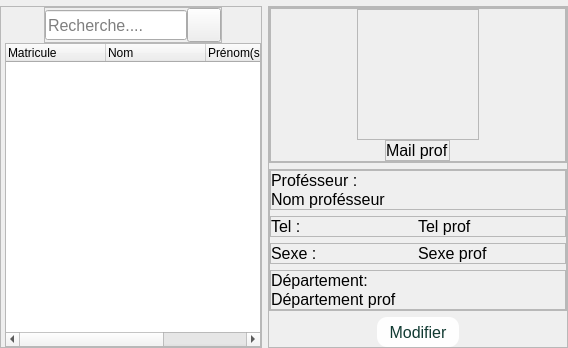
            <widget class="QWidget" name="Professeurs">
             <property name="toolTip">
              <string/>
             </property>
             <attribute name="title">
              <string>Professeurs</string>
             </attribute>
             <layout class="QHBoxLayout" name="horizontalLayout_18">
              <property name="leftMargin">
               <number>0</number>
              </property>
              <property name="topMargin">
               <number>6</number>
              </property>
              <property name="rightMargin">
               <number>0</number>
              </property>
              <property name="bottomMargin">
               <number>0</number>
              </property>
              <item>
               <widget class="QFrame" name="profFrame">
                <property name="frameShape">
                 <enum>QFrame::StyledPanel</enum>
                </property>
                <property name="frameShadow">
                 <enum>QFrame::Raised</enum>
                </property>
                <layout class="QVBoxLayout" name="verticalLayout_10">
                 <property name="spacing">
                  <number>0</number>
                 </property>
                 <property name="leftMargin">
                  <number>4</number>
                 </property>
                 <property name="topMargin">
                  <number>0</number>
                 </property>
                 <property name="rightMargin">
                  <number>0</number>
                 </property>
                 <property name="bottomMargin">
                  <number>0</number>
                 </property>
                 <item alignment="Qt::AlignHCenter">
                  <widget class="QFrame" name="profsubFrame">
                   <property name="frameShape">
                    <enum>QFrame::StyledPanel</enum>
                   </property>
                   <property name="frameShadow">
                    <enum>QFrame::Raised</enum>
                   </property>
                   <layout class="QHBoxLayout" name="horizontalLayout_22">
                    <property name="spacing">
                     <number>0</number>
                    </property>
                    <property name="leftMargin">
                     <number>0</number>
                    </property>
                    <property name="topMargin">
                     <number>0</number>
                    </property>
                    <property name="rightMargin">
                     <number>0</number>
                    </property>
                    <property name="bottomMargin">
                     <number>0</number>
                    </property>
                    <item alignment="Qt::AlignHCenter">
                     <widget class="QLineEdit" name="searchEditProf">
                      <property name="minimumSize">
                       <size>
                        <width>0</width>
                        <height>0</height>
                       </size>
                      </property>
                      <property name="maximumSize">
                       <size>
                        <width>5656</width>
                        <height>30</height>
                       </size>
                      </property>
                      <property name="font">
                       <font>
                        <pointsize>12</pointsize>
                        <weight>50</weight>
                        <bold>false</bold>
                       </font>
                      </property>
                      <property name="toolTip">
                       <string>Rechercher un profésseur
par son matricule ou son nom</string>
                      </property>
                      <property name="text">
                       <string/>
                      </property>
                      <property name="maxLength">
                       <number>17</number>
                      </property>
                      <property name="placeholderText">
                       <string>Recherche....</string>
                      </property>
                      <property name="clearButtonEnabled">
                       <bool>true</bool>
                      </property>
                     </widget>
                    </item>
                    <item>
                     <widget class="QPushButton" name="searchbtnProf">
                      <property name="minimumSize">
                       <size>
                        <width>34</width>
                        <height>34</height>
                       </size>
                      </property>
                      <property name="maximumSize">
                       <size>
                        <width>34</width>
                        <height>34</height>
                       </size>
                      </property>
                      <property name="cursor">
                       <cursorShape>PointingHandCursor</cursorShape>
                      </property>
                      <property name="toolTip">
                       <string>Effectuer la recherche</string>
                      </property>
                      <property name="text">
                       <string/>
                      </property>
                      <property name="icon">
                       <iconset resource="ressources.qrc">
                        <normaloff>:/images/images/search.png</normaloff>:/images/images/search.png</iconset>
                      </property>
                      <property name="iconSize">
                       <size>
                        <width>24</width>
                        <height>24</height>
                       </size>
                      </property>
                     </widget>
                    </item>
                   </layout>
                  </widget>
                 </item>
                 <item>
                  <widget class="QTreeWidget" name="profTreeWidget">
                   <column>
                    <property name="text">
                     <string>Matricule</string>
                    </property>
                   </column>
                   <column>
                    <property name="text">
                     <string>Nom</string>
                    </property>
                   </column>
                   <column>
                    <property name="text">
                     <string>Prénom(s)</string>
                    </property>
                   </column>
                   <column>
                    <property name="text">
                     <string>Département</string>
                    </property>
                   </column>
                  </widget>
                 </item>
                </layout>
               </widget>
              </item>
              <item alignment="Qt::AlignTop">
               <widget class="QFrame" name="profInfoFrame">
                <property name="minimumSize">
                 <size>
                  <width>300</width>
                  <height>0</height>
                 </size>
                </property>
                <property name="maximumSize">
                 <size>
                  <width>300</width>
                  <height>16777215</height>
                 </size>
                </property>
                <property name="frameShape">
                 <enum>QFrame::StyledPanel</enum>
                </property>
                <property name="frameShadow">
                 <enum>QFrame::Raised</enum>
                </property>
                <layout class="QVBoxLayout" name="verticalLayout_11">
                 <property name="spacing">
                  <number>6</number>
                 </property>
                 <property name="leftMargin">
                  <number>0</number>
                 </property>
                 <property name="topMargin">
                  <number>0</number>
                 </property>
                 <property name="rightMargin">
                  <number>0</number>
                 </property>
                 <property name="bottomMargin">
                  <number>0</number>
                 </property>
                 <item>
                  <widget class="QFrame" name="frame_20">
                   <property name="frameShape">
                    <enum>QFrame::StyledPanel</enum>
                   </property>
                   <property name="frameShadow">
                    <enum>QFrame::Raised</enum>
                   </property>
                   <layout class="QVBoxLayout" name="verticalLayout_7">
                    <property name="spacing">
                     <number>0</number>
                    </property>
                    <property name="leftMargin">
                     <number>0</number>
                    </property>
                    <property name="topMargin">
                     <number>0</number>
                    </property>
                    <property name="rightMargin">
                     <number>0</number>
                    </property>
                    <property name="bottomMargin">
                     <number>0</number>
                    </property>
                    <item alignment="Qt::AlignTop">
                     <widget class="QFrame" name="infotopFrame">
                      <property name="frameShape">
                       <enum>QFrame::StyledPanel</enum>
                      </property>
                      <property name="frameShadow">
                       <enum>QFrame::Raised</enum>
                      </property>
                      <layout class="QVBoxLayout" name="verticalLayout_8">
                       <property name="spacing">
                        <number>0</number>
                       </property>
                       <property name="leftMargin">
                        <number>0</number>
                       </property>
                       <property name="topMargin">
                        <number>0</number>
                       </property>
                       <property name="rightMargin">
                        <number>0</number>
                       </property>
                       <property name="bottomMargin">
                        <number>0</number>
                       </property>
                       <item alignment="Qt::AlignHCenter|Qt::AlignVCenter">
                        <widget class="QFrame" name="photoFrame_2">
                         <property name="minimumSize">
                          <size>
                           <width>110</width>
                           <height>110</height>
                          </size>
                         </property>
                         <property name="maximumSize">
                          <size>
                           <width>155</width>
                           <height>155</height>
                          </size>
                         </property>
                         <property name="frameShape">
                          <enum>QFrame::StyledPanel</enum>
                         </property>
                         <property name="frameShadow">
                          <enum>QFrame::Raised</enum>
                         </property>
                         <layout class="QHBoxLayout" name="horizontalLayout_19">
                          <property name="spacing">
                           <number>0</number>
                          </property>
                          <property name="leftMargin">
                           <number>0</number>
                          </property>
                          <property name="rightMargin">
                           <number>0</number>
                          </property>
                          <property name="bottomMargin">
                           <number>0</number>
                          </property>
                          <item alignment="Qt::AlignHCenter">
                           <widget class="QLabel" name="photo_2">
                            <property name="minimumSize">
                             <size>
                              <width>120</width>
                              <height>120</height>
                             </size>
                            </property>
                            <property name="maximumSize">
                             <size>
                              <width>120</width>
                              <height>120</height>
                             </size>
                            </property>
                            <property name="text">
                             <string/>
                            </property>
                            <property name="pixmap">
                             <pixmap resource="ressources.qrc">:/images/images/manager.png</pixmap>
                            </property>
                            <property name="scaledContents">
                             <bool>true</bool>
                            </property>
                           </widget>
                          </item>
                         </layout>
                        </widget>
                       </item>
                       <item alignment="Qt::AlignHCenter">
                        <widget class="QFrame" name="mailFrame">
                         <property name="frameShape">
                          <enum>QFrame::StyledPanel</enum>
                         </property>
                         <property name="frameShadow">
                          <enum>QFrame::Raised</enum>
                         </property>
                         <layout class="QHBoxLayout" name="horizontalLayout_20">
                          <property name="spacing">
                           <number>0</number>
                          </property>
                          <property name="leftMargin">
                           <number>0</number>
                          </property>
                          <property name="topMargin">
                           <number>0</number>
                          </property>
                          <property name="rightMargin">
                           <number>0</number>
                          </property>
                          <property name="bottomMargin">
                           <number>0</number>
                          </property>
                          <item alignment="Qt::AlignHCenter">
                           <widget class="QLabel" name="mailLabel">
                            <property name="font">
                             <font>
                              <pointsize>12</pointsize>
                             </font>
                            </property>
                            <property name="text">
                             <string>Mail prof</string>
                            </property>
                           </widget>
                          </item>
                         </layout>
                        </widget>
                       </item>
                      </layout>
                     </widget>
                    </item>
                   </layout>
                  </widget>
                 </item>
                 <item>
                  <widget class="QFrame" name="infobottomFrame">
                   <property name="frameShape">
                    <enum>QFrame::StyledPanel</enum>
                   </property>
                   <property name="frameShadow">
                    <enum>QFrame::Raised</enum>
                   </property>
                   <layout class="QVBoxLayout" name="verticalLayout_9">
                    <property name="leftMargin">
                     <number>0</number>
                    </property>
                    <property name="topMargin">
                     <number>0</number>
                    </property>
                    <property name="rightMargin">
                     <number>0</number>
                    </property>
                    <property name="bottomMargin">
                     <number>0</number>
                    </property>
                    <item>
                     <widget class="QFrame" name="nomprofFrame">
                      <property name="frameShape">
                       <enum>QFrame::StyledPanel</enum>
                      </property>
                      <property name="frameShadow">
                       <enum>QFrame::Raised</enum>
                      </property>
                      <layout class="QVBoxLayout" name="verticalLayout_14">
                       <property name="spacing">
                        <number>0</number>
                       </property>
                       <property name="leftMargin">
                        <number>0</number>
                       </property>
                       <property name="topMargin">
                        <number>0</number>
                       </property>
                       <property name="rightMargin">
                        <number>0</number>
                       </property>
                       <property name="bottomMargin">
                        <number>0</number>
                       </property>
                       <item>
                        <widget class="QLabel" name="label_27">
                         <property name="font">
                          <font>
                           <pointsize>12</pointsize>
                          </font>
                         </property>
                         <property name="text">
                          <string>Profésseur :</string>
                         </property>
                        </widget>
                       </item>
                       <item>
                        <widget class="QLabel" name="nomProf">
                         <property name="font">
                          <font>
                           <pointsize>12</pointsize>
                          </font>
                         </property>
                         <property name="text">
                          <string>Nom profésseur</string>
                         </property>
                        </widget>
                       </item>
                      </layout>
                     </widget>
                    </item>
                    <item>
                     <widget class="QFrame" name="TelFrame">
                      <property name="frameShape">
                       <enum>QFrame::StyledPanel</enum>
                      </property>
                      <property name="frameShadow">
                       <enum>QFrame::Raised</enum>
                      </property>
                      <layout class="QHBoxLayout" name="horizontalLayout_24">
                       <property name="spacing">
                        <number>0</number>
                       </property>
                       <property name="leftMargin">
                        <number>0</number>
                       </property>
                       <property name="topMargin">
                        <number>0</number>
                       </property>
                       <property name="rightMargin">
                        <number>0</number>
                       </property>
                       <property name="bottomMargin">
                        <number>0</number>
                       </property>
                       <item>
                        <widget class="QLabel" name="label_25">
                         <property name="font">
                          <font>
                           <pointsize>12</pointsize>
                          </font>
                         </property>
                         <property name="text">
                          <string>Tel :</string>
                         </property>
                        </widget>
                       </item>
                       <item>
                        <widget class="QLabel" name="telProf">
                         <property name="font">
                          <font>
                           <pointsize>12</pointsize>
                          </font>
                         </property>
                         <property name="text">
                          <string>Tel prof</string>
                         </property>
                        </widget>
                       </item>
                      </layout>
                     </widget>
                    </item>
                    <item>
                     <widget class="QFrame" name="sexeFrame">
                      <property name="frameShape">
                       <enum>QFrame::StyledPanel</enum>
                      </property>
                      <property name="frameShadow">
                       <enum>QFrame::Raised</enum>
                      </property>
                      <layout class="QHBoxLayout" name="horizontalLayout_21">
                       <property name="spacing">
                        <number>0</number>
                       </property>
                       <property name="leftMargin">
                        <number>0</number>
                       </property>
                       <property name="topMargin">
                        <number>0</number>
                       </property>
                       <property name="rightMargin">
                        <number>0</number>
                       </property>
                       <property name="bottomMargin">
                        <number>0</number>
                       </property>
                       <item>
                        <widget class="QLabel" name="label_19">
                         <property name="font">
                          <font>
                           <pointsize>12</pointsize>
                          </font>
                         </property>
                         <property name="text">
                          <string>Sexe :</string>
                         </property>
                        </widget>
                       </item>
                       <item>
                        <widget class="QLabel" name="sexeProf">
                         <property name="font">
                          <font>
                           <pointsize>12</pointsize>
                          </font>
                         </property>
                         <property name="text">
                          <string>Sexe prof</string>
                         </property>
                        </widget>
                       </item>
                      </layout>
                     </widget>
                    </item>
                    <item>
                     <widget class="QFrame" name="departementFrame">
                      <property name="frameShape">
                       <enum>QFrame::StyledPanel</enum>
                      </property>
                      <property name="frameShadow">
                       <enum>QFrame::Raised</enum>
                      </property>
                      <layout class="QVBoxLayout" name="verticalLayout_15">
                       <property name="spacing">
                        <number>0</number>
                       </property>
                       <property name="leftMargin">
                        <number>0</number>
                       </property>
                       <property name="topMargin">
                        <number>0</number>
                       </property>
                       <property name="rightMargin">
                        <number>0</number>
                       </property>
                       <property name="bottomMargin">
                        <number>0</number>
                       </property>
                       <item>
                        <widget class="QLabel" name="label_23">
                         <property name="font">
                          <font>
                           <pointsize>12</pointsize>
                          </font>
                         </property>
                         <property name="text">
                          <string>Département:</string>
                         </property>
                        </widget>
                       </item>
                       <item>
                        <widget class="QLabel" name="departement">
                         <property name="font">
                          <font>
                           <pointsize>12</pointsize>
                          </font>
                         </property>
                         <property name="text">
                          <string>Département prof</string>
                         </property>
                        </widget>
                       </item>
                      </layout>
                     </widget>
                    </item>
                   </layout>
                  </widget>
                 </item>
                 <item alignment="Qt::AlignHCenter">
                  <widget class="QPushButton" name="btnModifier">
                   <property name="minimumSize">
                    <size>
                     <width>0</width>
                     <height>30</height>
                    </size>
                   </property>
                   <property name="maximumSize">
                    <size>
                     <width>16777215</width>
                     <height>30</height>
                    </size>
                   </property>
                   <property name="font">
                    <font>
                     <pointsize>12</pointsize>
                    </font>
                   </property>
                   <property name="cursor">
                    <cursorShape>PointingHandCursor</cursorShape>
                   </property>
                   <property name="styleSheet">
                    <string notr="true">padding:5px 12px;
background:#fefefe;
color:#113a32;
border-radius: 10px;
</string>
                   </property>
                   <property name="text">
                    <string>Modifier</string>
                   </property>
                  </widget>
                 </item>
                </layout>
               </widget>
              </item>
             </layout>
            </widget>
